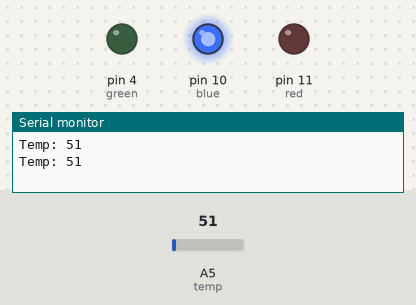
Bench run of a sketch on a simulated Arduino Uno, built with avr-gcc and run on an emulated ATmega328P. Parts: output pins drawn as LEDs (lit = HIGH), the last lines printed to the serial monitor. Inputs (shaded band) come from the test bench; at power-on: A5 (temp) = 51.

Above: at 2.8 s.
2.9 s: A5 (temp) set to 139
5.6 s: A5 (temp) set to 165
At 7.0 s:
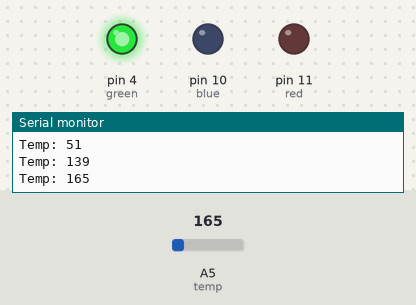
8.3 s: A5 (temp) set to 112
At 11.2 s:
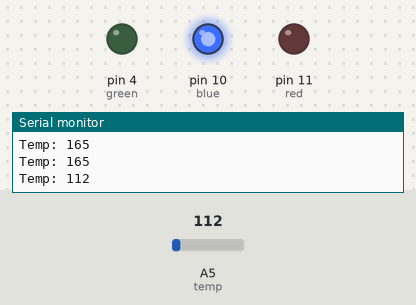
11.5 s: A5 (temp) set to 163
At 12.8 s:
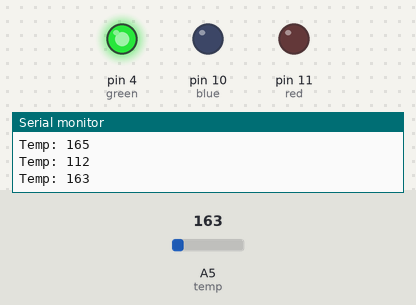
Timing chart, 0 to 14.5 s (numbered marks = the images above; inputs shaded):
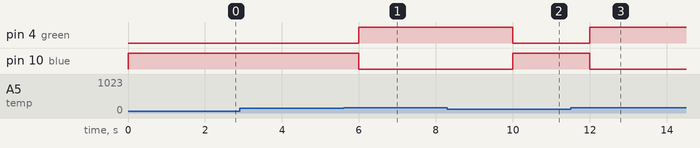

Measured:
- the behaviour switches between 149 and 150 on A5 (temp) (found by bisection; images 0 and 1)
- after the input at 5.6 s, pin 4 (green): LOW → HIGH after 0.40 s; pin 10 (blue): HIGH → LOW after 0.40 s
- after the input at 8.3 s, pin 4 (green): HIGH → LOW after 1.7 s; pin 10 (blue): LOW → HIGH after 1.7 s
- after the input at 11.5 s, pin 4 (green): LOW → HIGH after 0.50 s; pin 10 (blue): HIGH → LOW after 0.50 s

The sketch:

temperature-sensor.ino
```cpp
#define green 4
#define blue 10
#define red 11
#define temp A5

void setup(){
  Serial.begin(9600);
  pinMode(green,OUTPUT);
  pinMode(blue,OUTPUT);
  pinMode(red,OUTPUT);
  pinMode(temp,INPUT);
}

void loop(){
  int t = analogRead(temp);
  Serial.print("Temp: ");
  Serial.println(t);

  if(t<150){
    digitalWrite(green,LOW);
    digitalWrite(red,LOW);
    digitalWrite(blue,HIGH);
  }else if(t>178){
    digitalWrite(red,HIGH);
    digitalWrite(green,LOW);
    digitalWrite(blue,LOW);
  }else{
    digitalWrite(red,LOW);
    digitalWrite(green,HIGH);
    digitalWrite(blue,LOW);
  }
  delay(2000);
}
```
